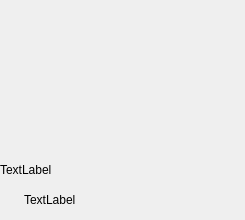
<?xml version="1.0" encoding="UTF-8"?>
<ui version="4.0">
 <class>VideoBlockWidget</class>
 <widget class="QWidget" name="VideoBlockWidget">
  <property name="geometry">
   <rect>
    <x>0</x>
    <y>0</y>
    <width>245</width>
    <height>220</height>
   </rect>
  </property>
  <property name="sizePolicy">
   <sizepolicy hsizetype="Expanding" vsizetype="Preferred">
    <horstretch>0</horstretch>
    <verstretch>0</verstretch>
   </sizepolicy>
  </property>
  <property name="windowTitle">
   <string>VideoBlockWidget</string>
  </property>
  <layout class="QVBoxLayout" name="verticalLayout">
   <property name="spacing">
    <number>0</number>
   </property>
   <property name="leftMargin">
    <number>0</number>
   </property>
   <property name="topMargin">
    <number>0</number>
   </property>
   <property name="rightMargin">
    <number>0</number>
   </property>
   <property name="bottomMargin">
    <number>0</number>
   </property>
   <item>
    <widget class="MyBlockWidget" name="cover_widget" native="true">
     <property name="sizePolicy">
      <sizepolicy hsizetype="Expanding" vsizetype="Fixed">
       <horstretch>0</horstretch>
       <verstretch>0</verstretch>
      </sizepolicy>
     </property>
     <property name="minimumSize">
      <size>
       <width>245</width>
       <height>150</height>
      </size>
     </property>
     <property name="maximumSize">
      <size>
       <width>16777215</width>
       <height>150</height>
      </size>
     </property>
    </widget>
   </item>
   <item>
    <widget class="QWidget" name="info_widget" native="true">
     <property name="sizePolicy">
      <sizepolicy hsizetype="Expanding" vsizetype="Fixed">
       <horstretch>0</horstretch>
       <verstretch>0</verstretch>
      </sizepolicy>
     </property>
     <property name="minimumSize">
      <size>
       <width>0</width>
       <height>70</height>
      </size>
     </property>
     <property name="maximumSize">
      <size>
       <width>16777215</width>
       <height>70</height>
      </size>
     </property>
     <layout class="QVBoxLayout" name="verticalLayout_2">
      <property name="spacing">
       <number>2</number>
      </property>
      <property name="leftMargin">
       <number>0</number>
      </property>
      <property name="topMargin">
       <number>2</number>
      </property>
      <property name="rightMargin">
       <number>0</number>
      </property>
      <property name="bottomMargin">
       <number>0</number>
      </property>
      <item>
       <layout class="QHBoxLayout" name="horizontalLayout">
        <item>
         <widget class="QLabel" name="video_name_label">
          <property name="sizePolicy">
           <sizepolicy hsizetype="Preferred" vsizetype="Fixed">
            <horstretch>0</horstretch>
            <verstretch>0</verstretch>
           </sizepolicy>
          </property>
          <property name="minimumSize">
           <size>
            <width>0</width>
            <height>20</height>
           </size>
          </property>
          <property name="maximumSize">
           <size>
            <width>16777215</width>
            <height>20</height>
           </size>
          </property>
          <property name="cursor">
           <cursorShape>PointingHandCursor</cursorShape>
          </property>
          <property name="text">
           <string>TextLabel</string>
          </property>
         </widget>
        </item>
        <item>
         <spacer name="horizontalSpacer">
          <property name="orientation">
           <enum>Qt::Horizontal</enum>
          </property>
          <property name="sizeHint" stdset="0">
           <size>
            <width>40</width>
            <height>20</height>
           </size>
          </property>
         </spacer>
        </item>
       </layout>
      </item>
      <item>
       <layout class="QHBoxLayout" name="horizontalLayout_2">
        <property name="spacing">
         <number>4</number>
        </property>
        <item>
         <widget class="QLabel" name="ico_label">
          <property name="sizePolicy">
           <sizepolicy hsizetype="Fixed" vsizetype="Fixed">
            <horstretch>0</horstretch>
            <verstretch>0</verstretch>
           </sizepolicy>
          </property>
          <property name="minimumSize">
           <size>
            <width>20</width>
            <height>20</height>
           </size>
          </property>
          <property name="maximumSize">
           <size>
            <width>20</width>
            <height>20</height>
           </size>
          </property>
          <property name="cursor">
           <cursorShape>PointingHandCursor</cursorShape>
          </property>
          <property name="text">
           <string/>
          </property>
          <property name="alignment">
           <set>Qt::AlignCenter</set>
          </property>
         </widget>
        </item>
        <item>
         <widget class="QLabel" name="video_author_label">
          <property name="sizePolicy">
           <sizepolicy hsizetype="Preferred" vsizetype="Fixed">
            <horstretch>0</horstretch>
            <verstretch>0</verstretch>
           </sizepolicy>
          </property>
          <property name="minimumSize">
           <size>
            <width>0</width>
            <height>15</height>
           </size>
          </property>
          <property name="maximumSize">
           <size>
            <width>16777215</width>
            <height>15</height>
           </size>
          </property>
          <property name="cursor">
           <cursorShape>PointingHandCursor</cursorShape>
          </property>
          <property name="text">
           <string>TextLabel</string>
          </property>
         </widget>
        </item>
        <item>
         <spacer name="horizontalSpacer_2">
          <property name="orientation">
           <enum>Qt::Horizontal</enum>
          </property>
          <property name="sizeHint" stdset="0">
           <size>
            <width>40</width>
            <height>20</height>
           </size>
          </property>
         </spacer>
        </item>
       </layout>
      </item>
     </layout>
    </widget>
   </item>
  </layout>
 </widget>
 <customwidgets>
  <customwidget>
   <class>MyBlockWidget</class>
   <extends>QWidget</extends>
   <header>MyBlockWidget.h</header>
   <container>1</container>
  </customwidget>
 </customwidgets>
 <resources/>
 <connections/>
</ui>
